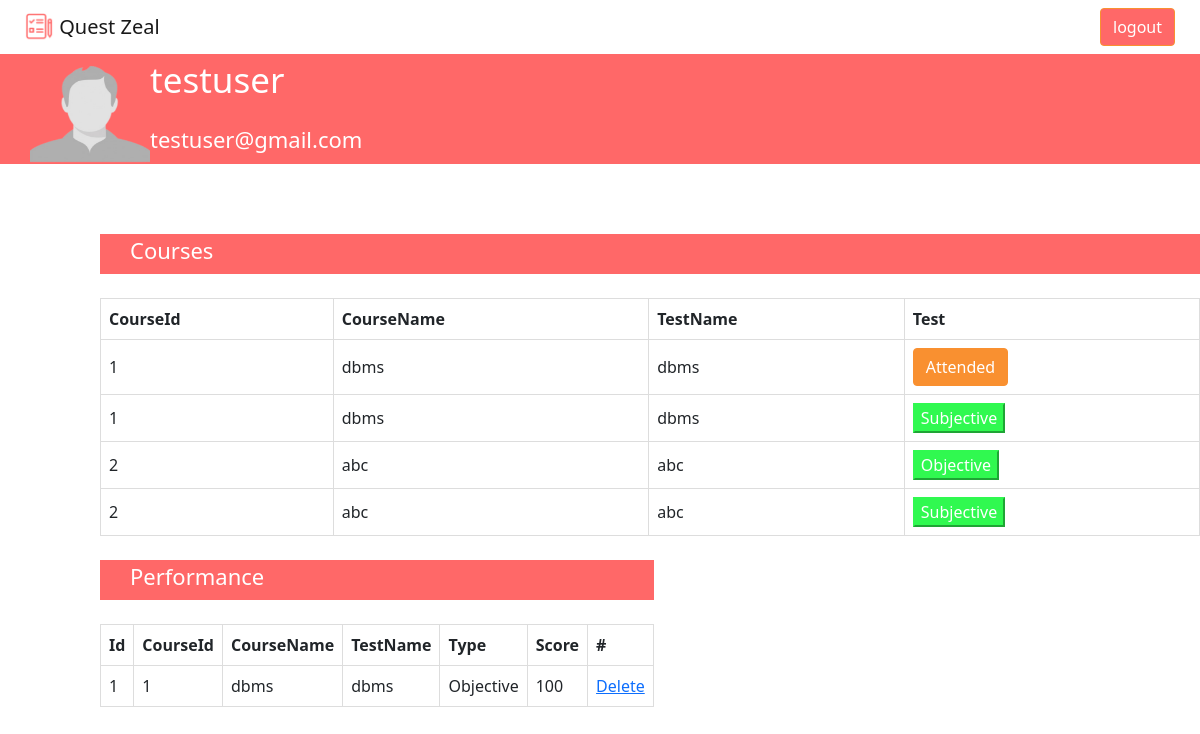
/studentDashboard (signed in), run on an earlier commit of the app's database.
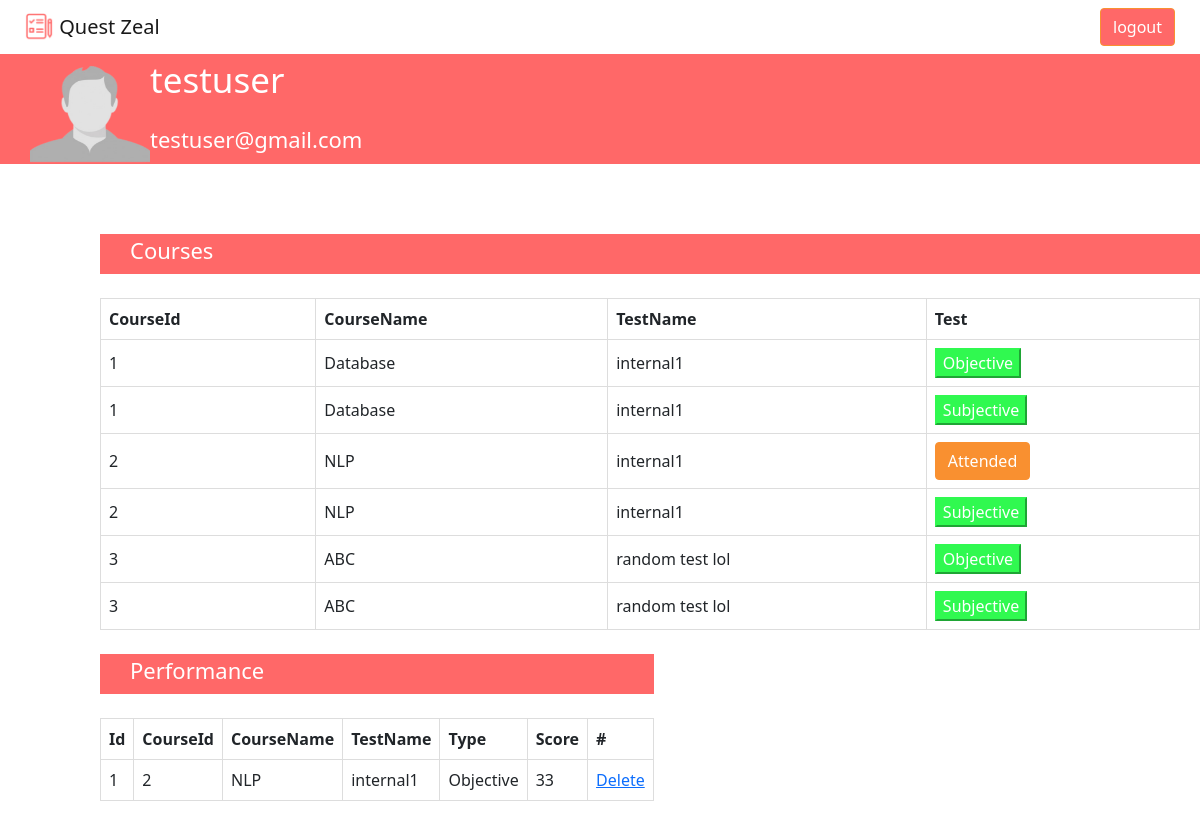
And on a later commit of the database.
### app/models.py (models this page shows, shortened)
class Users(db.Model, UserMixin):
    __tablename__ = 'Users'
    id       = db.Column(db.Integer,     primary_key=True)
    user     = db.Column(db.String(64),  unique = True)
    email    = db.Column(db.String(120), unique = True)
    password = db.Column(db.String(500))

class Tests(db.Model):
    __tablename__ = 'Tests'
    id = db.Column(db.Integer, primary_key=True)
    course_name = db.Column(db.String(20), unique=False, nullable=False)
    test_name = db.Column(db.String(20), unique=False, nullable=False)
    file_name = db.Column(db.String(20), unique=False, nullable=False)

class Students(db.Model):
    __tablename__ = 'Students'
    id = db.Column(db.Integer, primary_key=True)
    course_id = db.Column(db.Integer, unique=False, nullable = False)
    course_name = db.Column(db.String(20), unique=False, nullable=False)
    test_name = db.Column(db.String(20), unique=False, nullable=False)
    type = db.Column(db.String(20),unique=False,nullable=False)
    score = db.Column(db.String(10),unique=False, nullable=False)

### app/views.py (the view)
@app.route('/studentDashboard')
@login_required
def studentDashboard():
    tests = Tests.query.all()
    temp_tests = []
    for data in range(0,len(tests)):
        temp_tests.append([tests[data].id, tests[data].course_name, tests[data].test_name,"Objective", False])
        temp_tests.append([tests[data].id, tests[data].course_name, tests[data].test_name, "Subjective", False])
    students = Students.query.all()
    for data in range(0,len(temp_tests)):
        for ele in range(0,len(students)):
            if students[ele].course_id == temp_tests[data][0] and students[ele].test_name == temp_tests[data][2] and students[ele].type == temp_tests[data][3]:
                temp_tests[data][4]=True
    if current_user.user == "admin":
        return render_template('page-404.html'), 404
    else :
        return render_template( 'studentDashboard.html',name = current_user.user , email= current_user.email, temp_tests=temp_tests, students = students, tests=tests)

### app/views.py (called while the page is built)
@lm.user_loader
def load_user(user_id):
    return Users.query.get(int(user_id))

### app/templates/studentDashboard.html (shortened to what this page needs)
<!DOCTYPE html>
<html lang="en">
  <head>
    <link
      rel="stylesheet"
      href="https://cdn.jsdelivr.net/npm/bootstrap@5.1.1/dist/css/bootstrap.min.css"
    />
    <link rel="stylesheet" href="/static/assets/css/studentDashboard.css" />
  </head>
  <body>
    <main>
      <nav class="navbar navbar-light ">
        <div class="text col-12 col-md-9 px-4">
          <a class="navbar-brand" href="/">
            <img src="/static/assets/images/logo.png" width="30" height="30" class="d-inline-block align-top">
            Quest Zeal
          </a>
        </div>
        <div class="col-6 col-md-3 d-flex flex-row">
          <div class="Logout">
            <a href="/logout" type="button" class="btn homepageButton">logout</a>
          </div>
        </div>
      </nav>
      <div class="header">
        <img src="/static/assets/images/pp.png" align="left" width="120" height="120" class="d-inline-block align-top">
        <p class="prfname"> {{name}} </p>
        <p>{{email}}
        </p>
      </div>
      <div class="maindashboard">
          <div>
            <div>
              {% if tests%}
              <div class="header2">
                <p> Courses </p>
              </div>
              <br />
              <table>
                <thead>
                  <th>CourseId</th>
                  <th>CourseName</th>
                  <th>TestName</th>
                  <th>Test</th>
                </thead>
                {% for data in temp_tests %}
                <tbody>
                  <td>{{data[0]}}</td>
                  <td>{{data[1]}}</td>
                  <td>{{data[2]}}</td>
                  {%if data[3] =="Objective" %} {%if data[4] == True %}
                  <td> <a><button class="btn">Attended</button></a></td>
                  {%else%}
                  <td>
                    <a href="/Objective_QA_Generation/{{data[0]}}"
                      ><button class = "btn1">Objective</button></a
                    >
                  </td>
                  {%endif%} {%else %} {%if data[4] == True%}
                  <td><a><button class="btn">Attended</button></a></td>
                  {%else%}
                  <td>
                    <a href="/Subjective_Questions/{{data[0]}}"
                      ><button class="btn1">Subjective</button></a
                    >
                  </td>
                  {%endif%} {%endif%}
                </tbody>
                {% endfor%}
                {%endif%}
              </table>
            </div>
          </div>
          <div class="d-grid gap-2 d-sm-flex justify-content">
            <div>
              <br />
              {%if students%}
              <div class="header2">
                <p> Performance </p>
              </div>
              <br />
              <table>
                <thead>
                  <th>Id</th>
                  <th>CourseId</th>
                  <th>CourseName</th>
                  <th>TestName</th>
                  <th>Type</th>
                  <th>Score</th>
                  <th>#</th>
                </thead>
                {% for data in students %}
                <tbody>
                  <td>{{data.id}}</td>
                  <td>{{data.course_id}}</td>
                  <td>{{data.course_name}}</td>
                  <td>{{data.test_name}}</td>
                  <td>{{data.type}}</td>
                  <td>{{data.score}}</td>
                  <td><a href="/dlt/{{data.id}}" type="button">Delete</a></td>
                </tbody>
              </table>
              <br />
              {%endfor%}
              {%endif%}
            </div>
          </div>
        </div>
    </main>
  </body>
</html>

### app/static/assets/css/studentDashboard.css (style rules this page uses)
table { border-collapse: collapse; width: 100%; }
td, th { border: 1px solid #dddddd; text-align: left; padding: 8px; }
.prfname { font-size: 35px; color: white; }
.header { padding-left: 30px; text-align: left; background: #FF6868; color: white; font-size: 22px; width: 100%; height: 110px; }
.header2 { padding-left: 30px; text-align: left; background: #FF6868; color: white; font-size: 22px; width: 100%; height: 40px; }
.Logout { padding-left: 200px; float: right; padding-right: 50px; }
.btn { background-color: #F99030; color: white; border-color: #F99030; }
.btn1 { background-color: #30F950; border-color: #30F950; color: white; }
.homepageButton { background-color: #ff6868; color: white; }
.maindashboard { padding-top: 70px; padding-left: 100px; }

What changed in the data, as far as the page shows it:
changed Tests id 1: course_name "dbms" → "Database"; test_name "dbms" → "internal1"; text "Attended" → "Objective"
changed Tests id 2: course_name "abc" → "NLP"; test_name "abc" → "internal1"; text "Objective" → "Attended"
added Tests: id "3", course_name "ABC", test_name "random test lol"
changed Students "Objective": course_id "1" → "2"; course_name "dbms" → "NLP"; test_name "dbms" → "internal1"; score "100" → "33"
